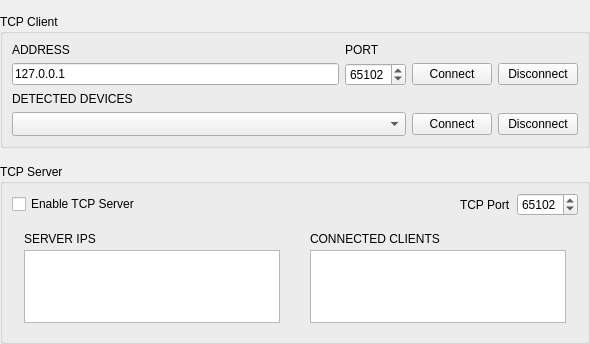
       <widget class="QWidget" name="tab_2">
        <attribute name="title">
         <string>TCP</string>
        </attribute>
        <layout class="QVBoxLayout" name="verticalLayout_12">
         <property name="leftMargin">
          <number>0</number>
         </property>
         <property name="topMargin">
          <number>14</number>
         </property>
         <property name="rightMargin">
          <number>0</number>
         </property>
         <property name="bottomMargin">
          <number>0</number>
         </property>
         <property name="spacing">
          <number>16</number>
         </property>
         <item>
          <widget class="QGroupBox" name="groupBox_3">
           <property name="title">
            <string>TCP Client</string>
           </property>
           <layout class="QGridLayout" name="gridLayout_7" columnstretch="1,0,0,0">
            <property name="verticalSpacing">
             <number>6</number>
            </property>
            <item row="0" column="0">
             <widget class="QLabel" name="tcpAddressLabel">
              <property name="text">
               <string>ADDRESS</string>
              </property>
              <property name="caption" stdset="0">
               <bool>true</bool>
              </property>
             </widget>
            </item>
            <item row="0" column="1">
             <widget class="QLabel" name="tcpPortLabel">
              <property name="text">
               <string>PORT</string>
              </property>
              <property name="caption" stdset="0">
               <bool>true</bool>
              </property>
             </widget>
            </item>
            <item row="1" column="0">
             <widget class="QLineEdit" name="tcpServerEdit">
              <property name="text">
               <string>127.0.0.1</string>
              </property>
             </widget>
            </item>
            <item row="1" column="1">
             <widget class="QSpinBox" name="tcpPortBox">
              <property name="maximum">
               <number>65535</number>
              </property>
              <property name="value">
               <number>65102</number>
              </property>
             </widget>
            </item>
            <item row="1" column="2">
             <widget class="QPushButton" name="tcpConnectButton">
              <property name="sizePolicy">
               <sizepolicy hsizetype="Fixed" vsizetype="Fixed">
                <horstretch>0</horstretch>
                <verstretch>0</verstretch>
               </sizepolicy>
              </property>
              <property name="toolTip">
               <string>Connect</string>
              </property>
              <property name="icon">
               <iconset resource="../res.qrc">
                <normaloff>:/res/icons/Connected-96.png</normaloff>:/res/icons/Connected-96.png</iconset>
              </property>
              <property name="text">
               <string>Connect</string>
              </property>
             </widget>
            </item>
            <item row="1" column="3">
             <widget class="QPushButton" name="tcpDisconnectButton">
              <property name="sizePolicy">
               <sizepolicy hsizetype="Fixed" vsizetype="Fixed">
                <horstretch>0</horstretch>
                <verstretch>0</verstretch>
               </sizepolicy>
              </property>
              <property name="toolTip">
               <string>Disconnect</string>
              </property>
              <property name="icon">
               <iconset resource="../res.qrc">
                <normaloff>:/res/icons/Disconnected-96.png</normaloff>:/res/icons/Disconnected-96.png</iconset>
              </property>
              <property name="text">
               <string>Disconnect</string>
              </property>
             </widget>
            </item>
            <item row="2" column="0" colspan="2">
             <widget class="QLabel" name="label_8">
              <property name="text">
               <string>DETECTED DEVICES</string>
              </property>
              <property name="caption" stdset="0">
               <bool>true</bool>
              </property>
             </widget>
            </item>
            <item row="3" column="0" colspan="2">
             <widget class="QComboBox" name="tcpDetectBox">
              <property name="sizeAdjustPolicy">
               <enum>QComboBox::AdjustToMinimumContentsLengthWithIcon</enum>
              </property>
              <property name="minimumContentsLength">
               <number>8</number>
              </property>
             </widget>
            </item>
            <item row="3" column="2">
             <widget class="QPushButton" name="tcpDetectConnectButton">
              <property name="sizePolicy">
               <sizepolicy hsizetype="Fixed" vsizetype="Fixed">
                <horstretch>0</horstretch>
                <verstretch>0</verstretch>
               </sizepolicy>
              </property>
              <property name="icon">
               <iconset resource="../res.qrc">
                <normaloff>:/res/icons/Connected-96.png</normaloff>:/res/icons/Connected-96.png</iconset>
              </property>
              <property name="text">
               <string>Connect</string>
              </property>
             </widget>
            </item>
            <item row="3" column="3">
             <widget class="QPushButton" name="tcpDetectDisconnectButton">
              <property name="sizePolicy">
               <sizepolicy hsizetype="Fixed" vsizetype="Fixed">
                <horstretch>0</horstretch>
                <verstretch>0</verstretch>
               </sizepolicy>
              </property>
              <property name="icon">
               <iconset resource="../res.qrc">
                <normaloff>:/res/icons/Disconnected-96.png</normaloff>:/res/icons/Disconnected-96.png</iconset>
              </property>
              <property name="text">
               <string>Disconnect</string>
              </property>
             </widget>
            </item>
           </layout>
          </widget>
         </item>
         <item>
          <widget class="QGroupBox" name="tcpServerBox">
           <property name="title">
            <string>TCP Server</string>
           </property>
           <layout class="QVBoxLayout" name="verticalLayout_11">
            <item>
             <layout class="QHBoxLayout" name="horizontalLayout_8">
              <item>
               <widget class="QCheckBox" name="tcpServerEnableBox">
                <property name="text">
                 <string>Enable TCP Server</string>
                </property>
               </widget>
              </item>
              <item>
               <spacer name="spacer_9">
                <property name="orientation">
                 <enum>Qt::Horizontal</enum>
                </property>
                <property name="sizeHint" stdset="0">
                 <size>
                  <width>0</width>
                  <height>0</height>
                 </size>
                </property>
               </spacer>
              </item>
              <item>
               <widget class="QLabel" name="tcpServerPortBoxLabel">
                <property name="text">
                 <string>TCP Port</string>
                </property>
               </widget>
              </item>
              <item>
               <widget class="QSpinBox" name="tcpServerPortBox">
                <property name="sizePolicy">
                 <sizepolicy hsizetype="Preferred" vsizetype="Fixed">
                  <horstretch>0</horstretch>
                  <verstretch>0</verstretch>
                 </sizepolicy>
                </property>
                <property name="maximum">
                 <number>65535</number>
                </property>
                <property name="value">
                 <number>65102</number>
                </property>
               </widget>
              </item>
             </layout>
            </item>
            <item>
             <layout class="QHBoxLayout" name="horizontalLayout_10">
              <item>
               <widget class="QFrame" name="tcpServerAddressesEditFrame">
                <property name="maximumSize">
                 <size>
                  <width>16777215</width>
                  <height>110</height>
                 </size>
                </property>
                <property name="well" stdset="0">
                 <bool>true</bool>
                </property>
                <layout class="QVBoxLayout" name="tcpServerAddressesEditLayout">
                 <property name="spacing">
                  <number>4</number>
                 </property>
                 <property name="leftMargin">
                  <number>12</number>
                 </property>
                 <property name="topMargin">
                  <number>10</number>
                 </property>
                 <property name="rightMargin">
                  <number>12</number>
                 </property>
                 <property name="bottomMargin">
                  <number>9</number>
                 </property>
                 <item>
                  <widget class="QLabel" name="tcpServerAddressesLabel">
                   <property name="text">
                    <string>SERVER IPS</string>
                   </property>
                   <property name="caption" stdset="0">
                    <bool>true</bool>
                   </property>
                  </widget>
                 </item>
                 <item>
                  <widget class="QPlainTextEdit" name="tcpServerAddressesEdit">
                   <property name="readOnly">
                    <bool>true</bool>
                   </property>
                  </widget>
                 </item>
                </layout>
               </widget>
              </item>
              <item>
               <widget class="QFrame" name="tcpServerClientsEditFrame">
                <property name="maximumSize">
                 <size>
                  <width>16777215</width>
                  <height>110</height>
                 </size>
                </property>
                <property name="well" stdset="0">
                 <bool>true</bool>
                </property>
                <layout class="QVBoxLayout" name="tcpServerClientsEditLayout">
                 <property name="spacing">
                  <number>4</number>
                 </property>
                 <property name="leftMargin">
                  <number>12</number>
                 </property>
                 <property name="topMargin">
                  <number>10</number>
                 </property>
                 <property name="rightMargin">
                  <number>12</number>
                 </property>
                 <property name="bottomMargin">
                  <number>9</number>
                 </property>
                 <item>
                  <widget class="QLabel" name="tcpServerClientsLabel">
                   <property name="text">
                    <string>CONNECTED CLIENTS</string>
                   </property>
                   <property name="caption" stdset="0">
                    <bool>true</bool>
                   </property>
                  </widget>
                 </item>
                 <item>
                  <widget class="QPlainTextEdit" name="tcpServerClientsEdit">
                   <property name="readOnly">
                    <bool>true</bool>
                   </property>
                  </widget>
                 </item>
                </layout>
               </widget>
              </item>
             </layout>
            </item>
           </layout>
          </widget>
         </item>
         <item>
          <spacer name="spacer_13">
           <property name="orientation">
            <enum>Qt::Vertical</enum>
           </property>
           <property name="sizeHint" stdset="0">
            <size>
             <width>0</width>
             <height>0</height>
            </size>
           </property>
          </spacer>
         </item>
        </layout>
       </widget>
